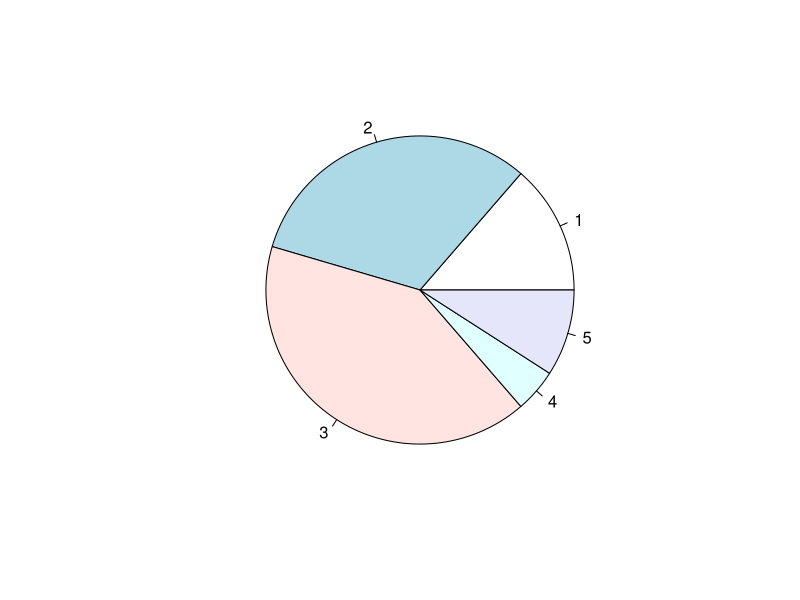

Recreate this plot in R.
# Title: pie
# Author: Bolun Xu
# Version: 1.0
# Date: 2025/4/2
# Description: 饼图 pie() 基础

# Create Data
Prop <- c(3,7,9,1,2)

# Make the default Pie Plot
pie(Prop)